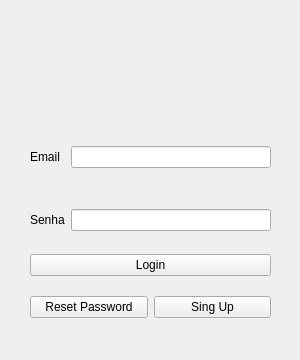
<?xml version="1.0" encoding="UTF-8"?>
<ui version="4.0">
 <class>mainWindow</class>
 <widget class="QMainWindow" name="mainWindow">
  <property name="geometry">
   <rect>
    <x>0</x>
    <y>0</y>
    <width>300</width>
    <height>360</height>
   </rect>
  </property>
  <property name="sizePolicy">
   <sizepolicy hsizetype="Fixed" vsizetype="Fixed">
    <horstretch>0</horstretch>
    <verstretch>0</verstretch>
   </sizepolicy>
  </property>
  <property name="minimumSize">
   <size>
    <width>300</width>
    <height>360</height>
   </size>
  </property>
  <property name="maximumSize">
   <size>
    <width>300</width>
    <height>360</height>
   </size>
  </property>
  <property name="windowTitle">
   <string>4Saved</string>
  </property>
  <widget class="QWidget" name="centralwidget">
   <widget class="QWidget" name="formLayoutWidget">
    <property name="geometry">
     <rect>
      <x>30</x>
      <y>100</y>
      <width>241</width>
      <height>131</height>
     </rect>
    </property>
    <layout class="QFormLayout" name="formLayout">
     <item row="2" column="0">
      <widget class="QLabel" name="label">
       <property name="text">
        <string>Email</string>
       </property>
      </widget>
     </item>
     <item row="3" column="0">
      <spacer name="verticalSpacer">
       <property name="orientation">
        <enum>Qt::Vertical</enum>
       </property>
       <property name="sizeHint" stdset="0">
        <size>
         <width>10</width>
         <height>10</height>
        </size>
       </property>
      </spacer>
     </item>
     <item row="2" column="1">
      <widget class="QLineEdit" name="boxEmail">
       <property name="clearButtonEnabled">
        <bool>true</bool>
       </property>
      </widget>
     </item>
     <item row="4" column="0">
      <widget class="QLabel" name="label_2">
       <property name="text">
        <string>Senha</string>
       </property>
      </widget>
     </item>
     <item row="4" column="1">
      <widget class="QLineEdit" name="boxPassword">
       <property name="inputMethodHints">
        <set>Qt::ImhNone</set>
       </property>
       <property name="placeholderText">
        <string/>
       </property>
       <property name="clearButtonEnabled">
        <bool>true</bool>
       </property>
      </widget>
     </item>
     <item row="1" column="0">
      <spacer name="verticalSpacer_2">
       <property name="orientation">
        <enum>Qt::Vertical</enum>
       </property>
       <property name="sizeHint" stdset="0">
        <size>
         <width>20</width>
         <height>40</height>
        </size>
       </property>
      </spacer>
     </item>
    </layout>
   </widget>
   <widget class="QWidget" name="gridLayoutWidget">
    <property name="geometry">
     <rect>
      <x>30</x>
      <y>280</y>
      <width>241</width>
      <height>54</height>
     </rect>
    </property>
    <layout class="QGridLayout" name="gridLayout">
     <item row="0" column="1">
      <widget class="QPushButton" name="btSingUp">
       <property name="text">
        <string>Sing Up</string>
       </property>
      </widget>
     </item>
     <item row="0" column="0">
      <widget class="QPushButton" name="btReset">
       <property name="text">
        <string>Reset Password</string>
       </property>
      </widget>
     </item>
    </layout>
   </widget>
   <widget class="QWidget" name="verticalLayoutWidget">
    <property name="geometry">
     <rect>
      <x>30</x>
      <y>250</y>
      <width>241</width>
      <height>31</height>
     </rect>
    </property>
    <layout class="QVBoxLayout" name="verticalLayout_2">
     <item>
      <widget class="QPushButton" name="btLogin">
       <property name="text">
        <string>Login</string>
       </property>
      </widget>
     </item>
    </layout>
   </widget>
   <widget class="QLabel" name="label_3">
    <property name="geometry">
     <rect>
      <x>110</x>
      <y>10</y>
      <width>91</width>
      <height>91</height>
     </rect>
    </property>
    <property name="sizePolicy">
     <sizepolicy hsizetype="Preferred" vsizetype="Expanding">
      <horstretch>0</horstretch>
      <verstretch>0</verstretch>
     </sizepolicy>
    </property>
    <property name="text">
     <string/>
    </property>
    <property name="pixmap">
     <pixmap>../img/logo.png</pixmap>
    </property>
    <property name="scaledContents">
     <bool>true</bool>
    </property>
    <property name="alignment">
     <set>Qt::AlignCenter</set>
    </property>
   </widget>
   <widget class="QLabel" name="label_4">
    <property name="geometry">
     <rect>
      <x>0</x>
      <y>0</y>
      <width>301</width>
      <height>361</height>
     </rect>
    </property>
    <property name="sizePolicy">
     <sizepolicy hsizetype="Preferred" vsizetype="Expanding">
      <horstretch>0</horstretch>
      <verstretch>0</verstretch>
     </sizepolicy>
    </property>
    <property name="text">
     <string/>
    </property>
    <property name="pixmap">
     <pixmap>../img/background.png</pixmap>
    </property>
    <property name="scaledContents">
     <bool>false</bool>
    </property>
    <property name="alignment">
     <set>Qt::AlignCenter</set>
    </property>
   </widget>
   <zorder>label_4</zorder>
   <zorder>formLayoutWidget</zorder>
   <zorder>gridLayoutWidget</zorder>
   <zorder>verticalLayoutWidget</zorder>
   <zorder>label_3</zorder>
  </widget>
 </widget>
 <resources/>
 <connections/>
</ui>
